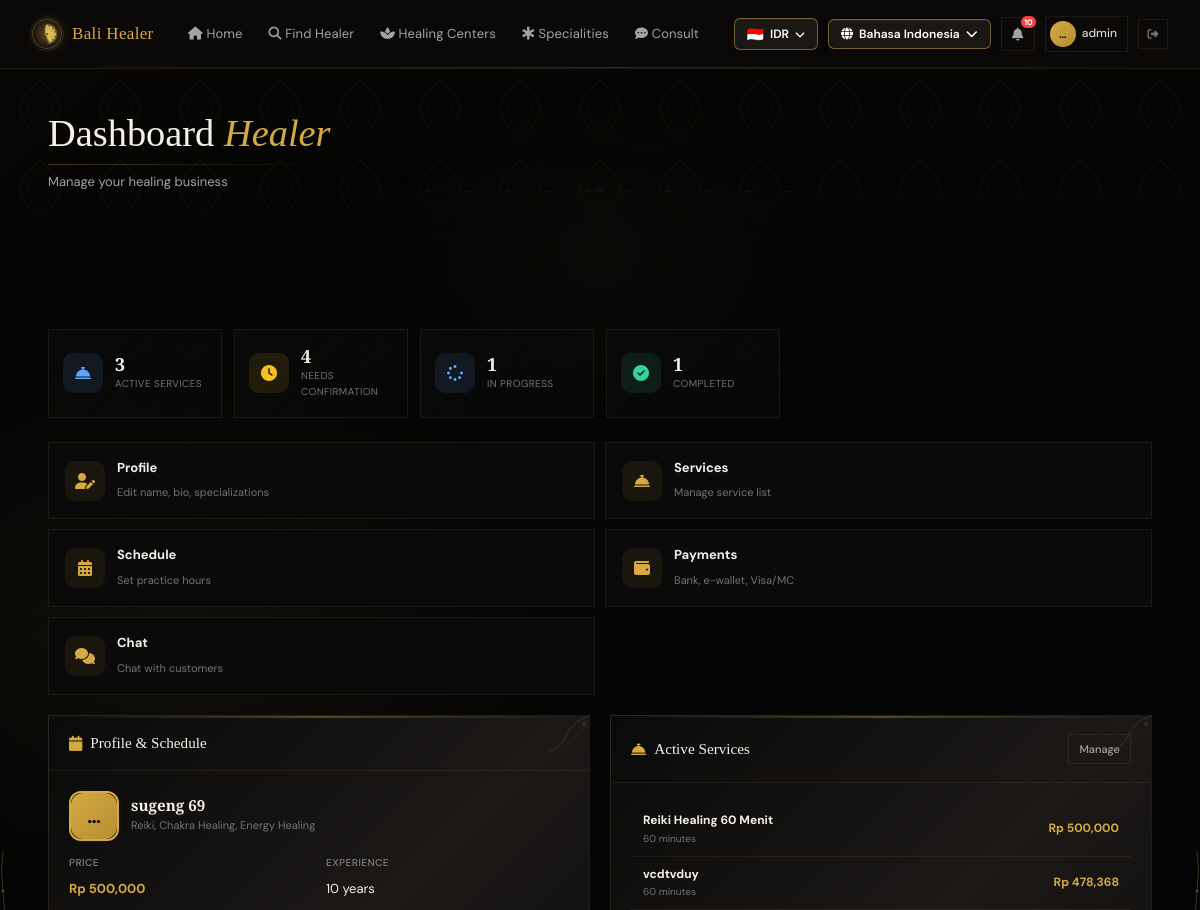
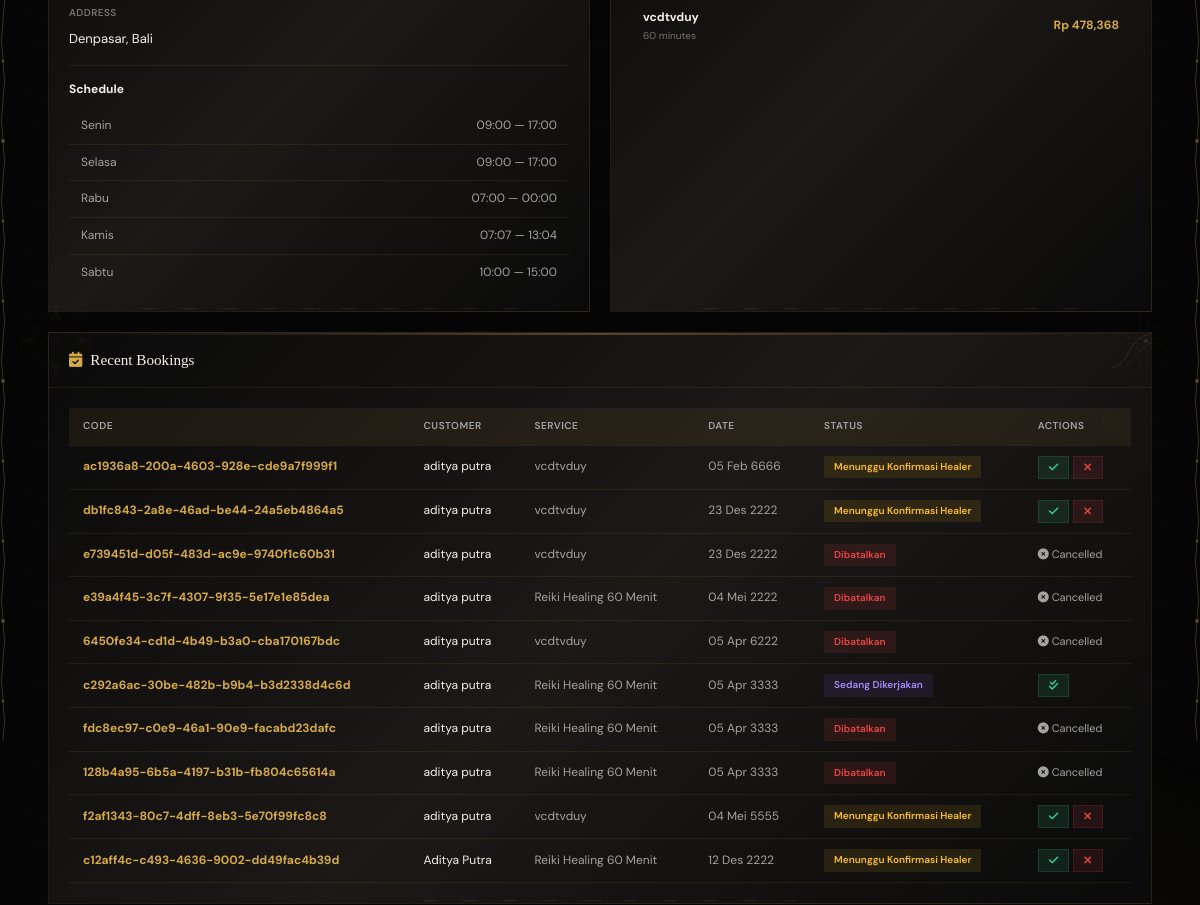
Before: /id/dashboard/healer/ (signed in, upper part) with the older database file (2 pictures, top to bottom).
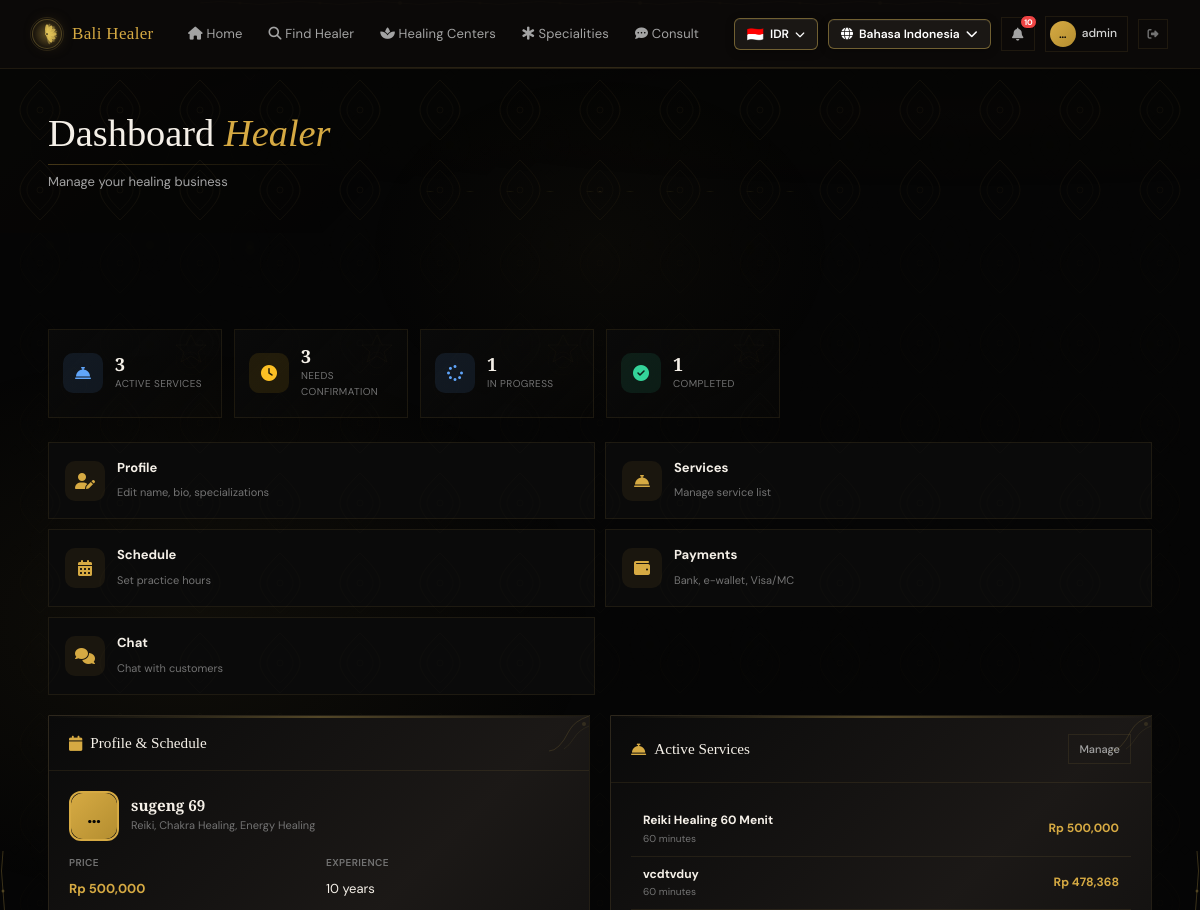
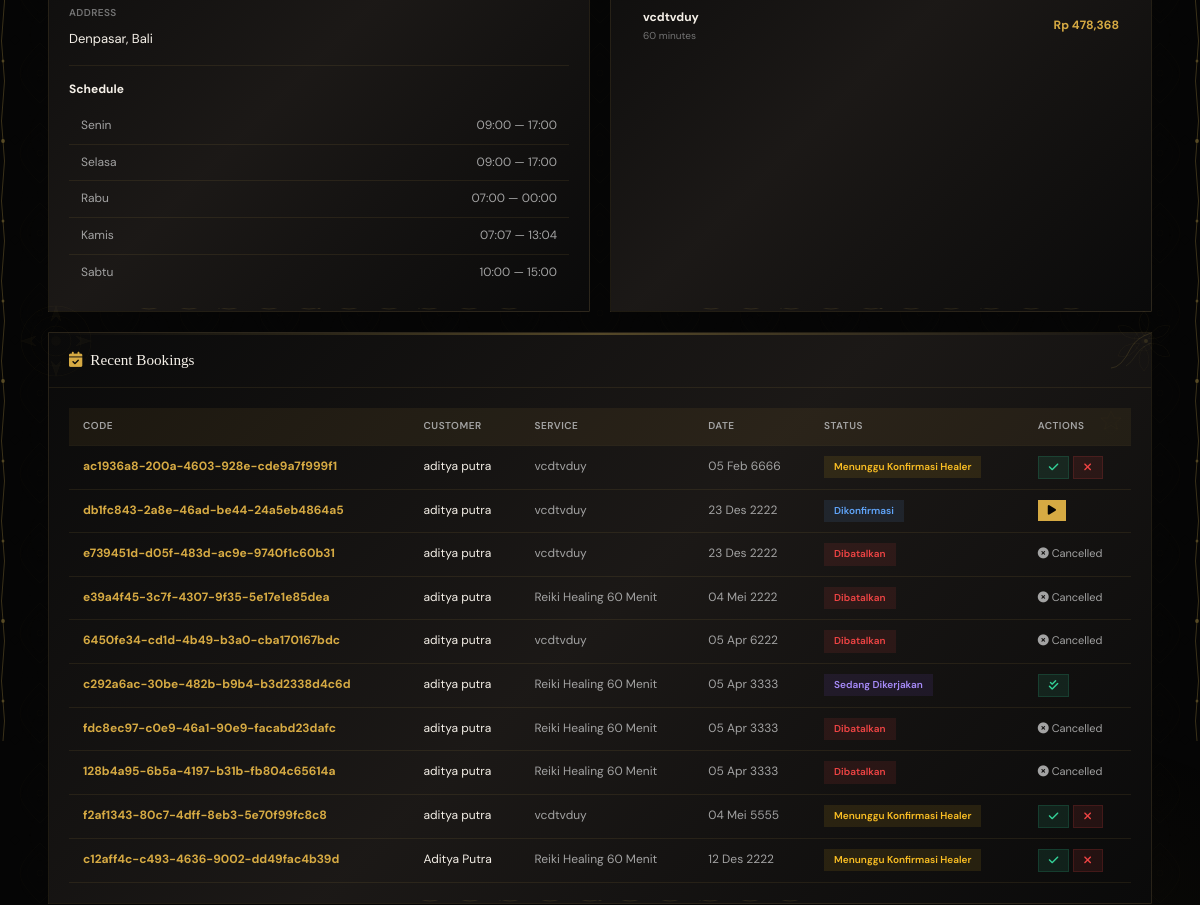
After: the same page with the newer database file (2 pictures, top to bottom).
### bookings/models.py (models this page shows, shortened)
class Booking(models.Model):
    STATUS_CHOICES = [
        ('pending_payment', 'Menunggu Pembayaran'),
        ('pending_confirm', 'Menunggu Konfirmasi Healer'),
        ('confirmed', 'Dikonfirmasi'),
        ('in_progress', 'Sedang Dikerjakan'),
        ('completed', 'Selesai'),
        ('cancelled', 'Dibatalkan'),
        ('expired', 'Kadaluarsa'),
        ('refunded', 'Dikembalikan'),
    ]
    VALID_TRANSITIONS = {
        'pending_payment': ['pending_confirm', 'cancelled', 'expired'],
        'pending_confirm': ['confirmed', 'cancelled', 'refunded'],
        'confirmed': ['in_progress', 'cancelled', 'refunded'],
        'in_progress': ['completed', 'refunded'],
        'completed': [],
        'cancelled': [],
        'expired': [],
        'refunded': [],
    }
    booking_code = models.CharField(max_length=40, unique=True, blank=True)
    healer = models.ForeignKey(Healer, on_delete=models.CASCADE, related_name='bookings')
    customer = models.ForeignKey(User, on_delete=models.SET_NULL, null=True, blank=True, related_name='bookings')
    customer_name = models.CharField(max_length=200)
    customer_email = models.EmailField()
    customer_phone = models.CharField(max_length=20)
    service_type = models.CharField(max_length=200)
    service_price_idr = models.DecimalField(max_digits=12, decimal_places=2, default=0)
    booking_date = models.DateField()
    booking_time = models.TimeField()
    notes = models.TextField(blank=True)
    total_price_idr = models.DecimalField(max_digits=12, decimal_places=2, default=0)
    currency = models.CharField(max_length=10, default='IDR')
    total_price_converted = models.DecimalField(max_digits=12, decimal_places=2, default=0)
    status = models.CharField(max_length=20, choices=STATUS_CHOICES, default='pending_payment', db_index=True)
    confirmed_at = models.DateTimeField(null=True, blank=True)
    started_at = models.DateTimeField(null=True, blank=True)
    completed_at = models.DateTimeField(null=True, blank=True)
    cancelled_at = models.DateTimeField(null=True, blank=True)
    cancel_reason = models.TextField(blank=True)
    created_at = models.DateTimeField(auto_now_add=True)
    updated_at = models.DateTimeField(auto_now=True)
    class Meta:
        ordering = ['-created_at']

### accounts/views.py (the view)
# urls.py: path('dashboard/healer/', views.healer_dashboard, name='healer_dashboard'),
@login_required
def healer_dashboard(request):
    profile, _created = UserProfile.objects.get_or_create(user=request.user)
    if not profile.is_healer:
        messages.error(request, _('Anda tidak memiliki akses ke dashboard healer.'))
        return redirect('home')
    healer = profile.get_healer_profile()
    schedules_list = [None] * 7
    services = []
    recent_bookings = []
    pending_count = 0
    in_progress_count = 0
    completed_count = 0
    total_revenue = 0
    held_funds = 0
    if healer:
        for s in healer.schedules.filter(is_active=True):
            schedules_list[s.day_of_week] = s
        services = healer.services.filter(is_active=True)
        recent_bookings = Booking.objects.filter(
            healer=healer
        ).select_related('customer').order_by('-created_at')[:10]
        booking_stats = Booking.objects.filter(healer=healer).aggregate(
            pending_count=Count('id', filter=Q(status='pending_confirm')),
            in_progress_count=Count('id', filter=Q(status='in_progress')),
            completed_count=Count('id', filter=Q(status='completed')),
        )
        pending_count = booking_stats['pending_count']
        in_progress_count = booking_stats['in_progress_count']
        completed_count = booking_stats['completed_count']
        payment_stats = Payment.objects.filter(booking__healer=healer).aggregate(
            total_revenue=Sum('amount_idr', filter=Q(status='released')),
            held_funds=Sum('amount_idr', filter=Q(status='held')),
        )
        total_revenue = payment_stats['total_revenue'] or 0
        held_funds = payment_stats['held_funds'] or 0
    return render(request, 'healer_dashboard.html', {
        'profile': profile,
        'healer': healer,
        'schedules': schedules_list,
        'services': services,
        'recent_bookings': recent_bookings,
        'pending_count': pending_count,
        'in_progress_count': in_progress_count,
        'completed_count': completed_count,
        'total_revenue': total_revenue,
        'held_funds': held_funds,
        'unread_notifications': get_unread_count(request.user),
        'recent_notifications': get_recent_notifications(request.user, 5),
    })

### templates/healer_dashboard.html (shortened to what the changed rows need)
{% extends 'base.html' %}
{% load static %}
{% load i18n %}
{% load l10n %}
{% load currency_tags %}
{% block content %}
<div class="page-header">
    <div class="container">
        <div style="position:relative;display:inline-block">
            <h1>{% trans "Dashboard" %} <em>{% trans "Healer" %}</em></h1>
        </div>
    </div>
</div>
<section class="section" data-reveal>
    <div class="container">
        {% if healer %}
        <div class="stats-grid">
            <a href="{% url 'healer_services' %}" class="stat-card" style="text-decoration:none">
                <div class="stat-icon blue"><i class="fas fa-concierge-bell"></i></div>
                <div class="stat-info">
                    <span class="stat-number">{{ services|length }}</span>
                    <span class="stat-label">{% trans "Active Services" %}</span>
                </div>
            </a>
            <div class="stat-card">
                <div class="stat-icon yellow"><i class="fas fa-clock"></i></div>
                <div class="stat-info">
                    <span class="stat-number">{{ pending_count }}</span>
                    <span class="stat-label">{% trans "Needs Confirmation" %}</span>
                </div>
            </div>
            <div class="stat-card">
                <div class="stat-icon blue"><i class="fas fa-spinner"></i></div>
                <div class="stat-info">
                    <span class="stat-number">{{ in_progress_count }}</span>
                    <span class="stat-label">{% trans "In Progress" %}</span>
                </div>
            </div>
            <div class="stat-card">
                <div class="stat-icon green"><i class="fas fa-check-circle"></i></div>
                <div class="stat-info">
                    <span class="stat-number">{{ completed_count }}</span>
                    <span class="stat-label">{% trans "Completed" %}</span>
                </div>
            </div>
        </div>
        <div class="healer-nav-grid">
            <a href="{% url 'healer_profile_edit' %}" class="healer-nav-card">
                <div class="healer-nav-icon"><i class="fas fa-user-pen"></i></div>
                <div>
                    <strong>{% trans "Profile" %}</strong>
                    <span>{% trans "Edit name, bio, specializations" %}</span>
                </div>
            </a>
            <a href="{% url 'healer_services' %}" class="healer-nav-card">
                <div class="healer-nav-icon"><i class="fas fa-concierge-bell"></i></div>
                <div>
                    <strong>{% trans "Services" %}</strong>
                    <span>{% trans "Manage service list" %}</span>
                </div>
            </a>
            <a href="{% url 'healer_schedule_edit' %}" class="healer-nav-card">
                <div class="healer-nav-icon"><i class="fas fa-calendar-days"></i></div>
                <div>
                    <strong>{% trans "Schedule" %}</strong>
                    <span>{% trans "Set practice hours" %}</span>
                </div>
            </a>
            <a href="{% url 'healer_payments' %}" class="healer-nav-card">
                <div class="healer-nav-icon"><i class="fas fa-wallet"></i></div>
                <div>
                    <strong>{% trans "Payments" %}</strong>
                    <span>{% trans "Bank, e-wallet, Visa/MC" %}</span>
                </div>
            </a>
            <a href="{% url 'healer_chat_list' %}" class="healer-nav-card">
                <div class="healer-nav-icon"><i class="fas fa-comments"></i></div>
                <div>
                    <strong>{% trans "Chat" %}</strong>
                    <span>{% trans "Chat with customers" %}</span>
                </div>
            </a>
        </div>
        <div class="dashboard-grid">
            <div class="card">
                <div class="card-header">
                    <h3><i class="fas fa-calendar" style="color:var(--gold)"></i> {% trans "Profile & Schedule" %}</h3>
                </div>
                <div class="card-body">
                    <div class="healer-mini" style="margin-bottom:14px">
                        <div class="healer-mini-avatar" style="border-radius:12px">
                            <div style="width:100%;height:100%;background:linear-gradient(135deg,var(--gold),var(--gold-dark));display:flex;align-items:center;justify-content:center;color:var(--stone-950);font-weight:700;font-size:20px;border-radius:12px">
                                {{ healer.name|truncatechars:1 }}
                            </div>
                        </div>
                        <div class="healer-mini-info">
                            <h4>{{ healer.name }}</h4>
                            <p>{{ healer.specializations|truncatewords:5 }}</p>
                        </div>
                    </div>
                    <div class="detail-grid">
                        <div class="detail-item"><label>{% trans "Price" %}</label><strong style="color:var(--gold)" data-price-idr="{{ healer.price_idr|unlocalize }}">{{ healer.price_idr|convert_price:LANGUAGE_CODE }}</strong></div>
                        <div class="detail-item"><label>{% trans "Experience" %}</label><span>{{ healer.experience_years }} {% trans "years" %}</span></div>
                        <div class="detail-item full"><label>{% trans "Address" %}</label><span>{{ healer.address }}</span></div>
                    </div>
                    <hr style="border:none;border-top:1px solid var(--border);margin:14px 0">
                    <strong style="font-size:12px;color:var(--fg);display:block;margin-bottom:8px">{% trans "Schedule" %}</strong>
                    {% for s in schedules %}
                    {% if s %}
                    <div class="schedule-row">
                        <span>{{ s.get_day_of_week_display }}</span>
                        <span>{{ s.start_time|time:"H:i" }} — {{ s.end_time|time:"H:i" }}</span>
                    </div>
                    {% endif %}
                    {% endfor %}
                </div>
            </div>
            <div class="card">
                <div class="card-header">
                    <h3><i class="fas fa-concierge-bell" style="color:var(--gold)"></i> {% trans "Active Services" %}</h3>
                    <a href="{% url 'healer_services' %}" class="btn btn-sm btn-outline">{% trans "Manage" %}</a>
                </div>
                <div class="card-body">
                    {% if services %}
                    {% for svc in services %}
                    <div class="schedule-row">
                        <div>
                            <strong style="color:var(--fg)">{{ svc.name }}</strong>
                            <small style="color:var(--stone-500);display:block">{{ svc.duration_minutes }} {% trans "minutes" %}</small>
                        </div>
                        <strong style="color:var(--gold)">{{ svc.price_idr|convert_price:LANGUAGE_CODE }}</strong>
                    </div>
                    {% endfor %}
                    {% else %}
                    <div class="empty-state" style="padding:24px">
                        <i class="fas fa-concierge-bell"></i>
                        <p>{% trans "No services yet." %}</p>
                        <a href="{% url 'healer_services' %}" class="btn btn-gold btn-sm" style="margin-top:8px"><i class="fas fa-plus"></i> {% trans "Add Service" %}</a>
                    </div>
                    {% endif %}
                </div>
            </div>
        </div>
        <div class="card">
            <div class="card-header">
                <h3><i class="fas fa-calendar-check" style="color:var(--gold)"></i> {% trans "Recent Bookings" %}</h3>
            </div>
            <div class="card-body">
                {% if recent_bookings %}
                <div class="table-container">
                    <table class="data-table">
                        <thead>
                            <tr><th>{% trans "Code" %}</th><th>{% trans "Customer" %}</th><th>{% trans "Service" %}</th><th>{% trans "Date" %}</th><th>{% trans "Status" %}</th><th>{% trans "Actions" %}</th></tr>
                        </thead>
                        <tbody>
                            {% for b in recent_bookings %}
                            <tr>
                                <td><strong style="color:var(--gold);font-weight:700">{{ b.booking_code }}</strong></td>
                                <td style="color:var(--fg)">{{ b.customer_name }}</td>
                                <td>{{ b.service_type }}</td>
                                <td>{{ b.booking_date|date:"d M Y" }}</td>
                                <td><span class="status-badge status-{{ b.status }}">{{ b.get_status_display }}</span></td>
                                <td>
                                    {% if b.status == 'pending_confirm' %}
                                    <form method="POST" action="{% url 'healer_booking_update' b.booking_code %}" style="display:inline">
                                        <button type="submit" class="btn btn-sm btn-success" title="{% trans 'Confirm' %}"><i class="fas fa-check"></i></button>
                                    </form>
                                    <form method="POST" action="{% url 'booking_cancel' b.booking_code %}" style="display:inline" onsubmit="return confirm('{% trans "Reject this booking?" %}')">
                                        <button type="submit" class="btn btn-sm btn-danger" title="{% trans 'Reject' %}"><i class="fas fa-xmark"></i></button>
                                    </form>
                                    {% elif b.status == 'confirmed' %}
                                    <form method="POST" action="{% url 'healer_booking_update' b.booking_code %}" style="display:inline">
                                        <button type="submit" class="btn btn-sm btn-gold" title="{% trans 'Start Work' %}"><i class="fas fa-play"></i></button>
                                    </form>
                                    {% elif b.status == 'in_progress' %}
                                    <form method="POST" action="{% url 'healer_booking_update' b.booking_code %}" style="display:inline">
                                        <button type="submit" class="btn btn-sm btn-success" title="{% trans 'Complete' %}"><i class="fas fa-check-double"></i></button>
                                    </form>
                                    {% elif b.status == 'completed' %}
                                    <span style="font-size:11px;color:var(--emerald-500)"><i class="fas fa-check-circle"></i> {% trans "Completed" %}</span>
                                    {% elif b.status == 'cancelled' %}
                                    <span style="font-size:11px;color:var(--red)"><i class="fas fa-xmark-circle"></i> {% trans "Cancelled" %}</span>
                                    {% else %}
                                    <a href="{% url 'booking_detail' b.booking_code %}" class="btn btn-sm btn-outline"><i class="fas fa-eye"></i></a>
                                    {% endif %}
                                </td>
                            </tr>
                            {% endfor %}
                        </tbody>
                    </table>
                </div>
                {% else %}
                <div class="empty-state" style="padding:36px">
                    <i class="fas fa-inbox"></i>
                    <h3>{% trans "No Bookings Yet" %}</h3>
                    <p>{% trans "Customer bookings will appear here." %}</p>
                </div>
                {% endif %}
            </div>
        </div>
        {% endif %}
    </div>
</section>
{% endblock %}

Changed rows visible on the page:
changed Booking "db1fc843-2a8e-46ad-be44-24a5eb4864a5": status "Menunggu Konfirmasi Healer" → "Dikonfirmasi"
Other visible differences:
{{ pending_count }}: "4" → "3"
